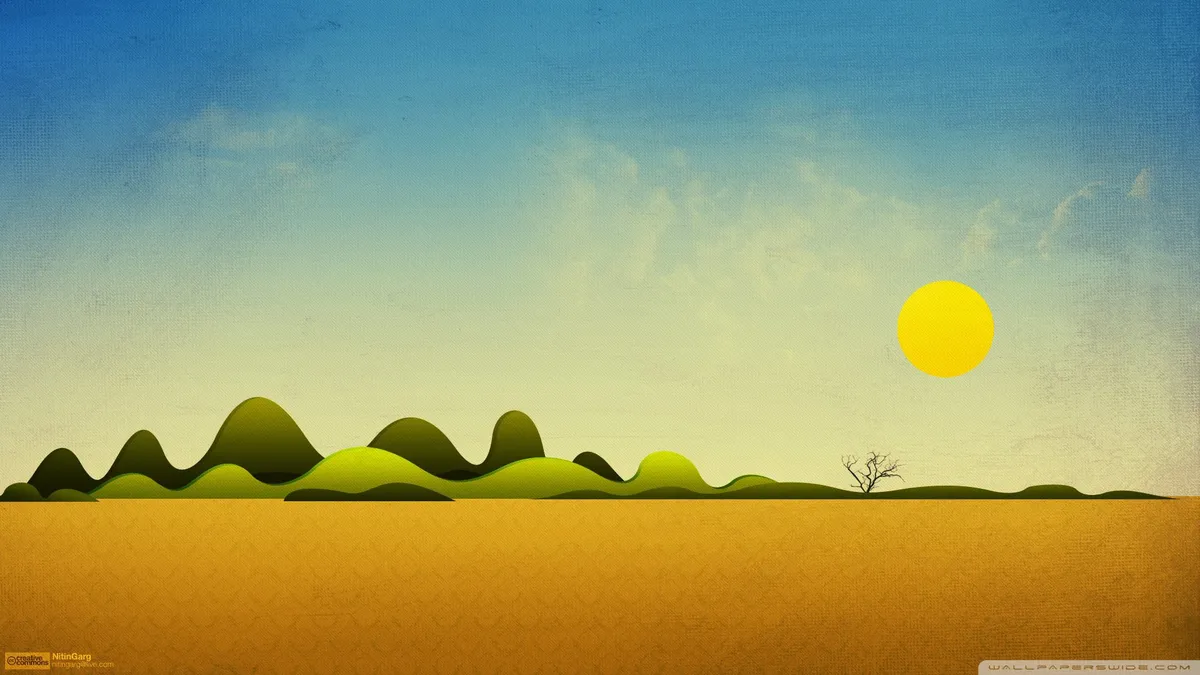
#> input picture imageProc/Simple.webp, 1200 x 675 px
$ python -i final_project_template.py   (imports and definitions only)   (older library calls are emulated)
#> lines starting #> are read from the running program, lines starting #| are printed output that depends on the picture; after the words box and inside, x2 and y2 are one past the last pixel; in counts of white or black regions, pixels touching at a corner belong together
#> further down, picture is the input picture: shape (675, 1200, 3); mean B, G, R 112.9, 158.8, 153.1
##################################################################################
# Libraries

import cv2
import numpy as np
import matplotlib.pyplot as plt

##################################################################################
# Variables to map the numeric values to the filter names.  We will use later.
PREVIEW   = 0   # Preview Mode
GRAY      = 1   # Grayscale Filter
THRESHOLD = 2   # Threshold Filter
SKIN_DETECTION = 3   # Threshold Filter
GAUSSIAN = 4   # Threshold Filter
EDGE_DETECTION = 5   # Threshold Filter
OBJECT_DETECTION = 6   # Threshold Filter

##################################################################################
# All your filter and tracker functions.
# [39 lines left out: functions Threshold_filter, Skin_detection, not called in this run]

def Gaussian(frame):
    # Initialization of 5x5 Guassian kernel
    gaussian_filter = np.array([[1,4,7,4,1],[4,16,26,16,4],[7,26,41,26,7],[4,16,26,16,4],[1,4,7,4,1]], dtype=np.float32)/273

    frame = cv2.filter2D(frame, -1, gaussian_filter)

    return frame

def Edge_detection(frame):
    frame = Gaussian(frame)
    frame = cv2.cvtColor(frame, cv2.COLOR_BGR2GRAY)
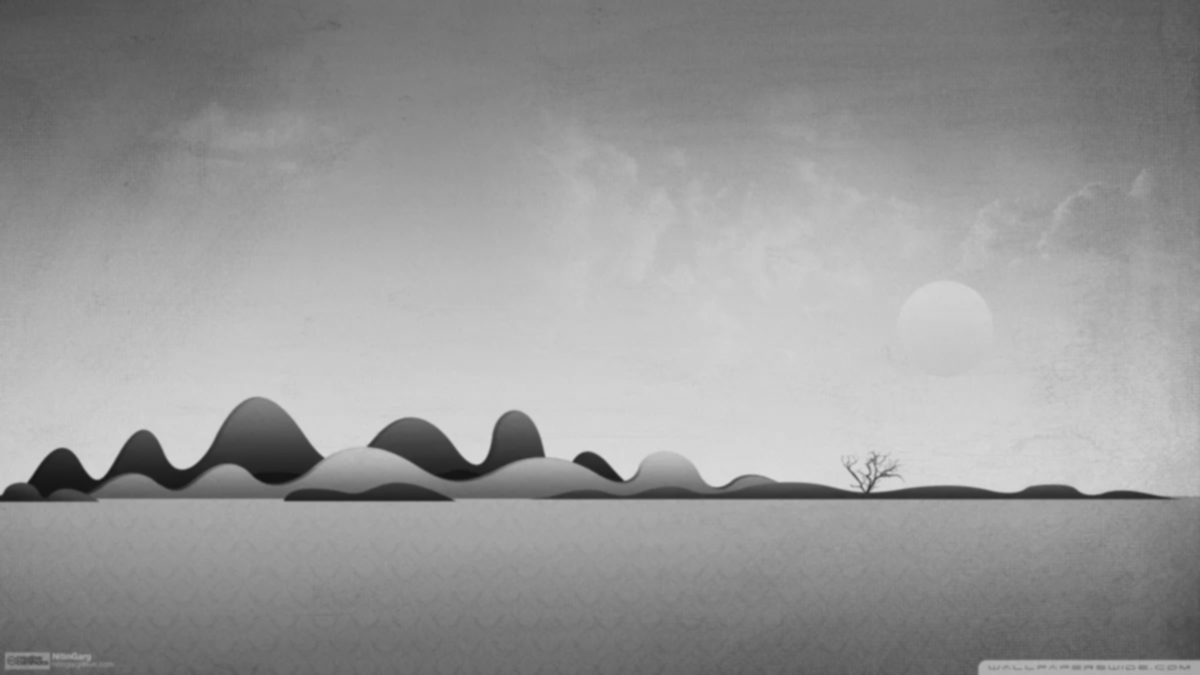
#> frame: shape (675, 1200); min 19, max 219, mean 151.9

    frame = (cv2.Sobel(frame, cv2.CV_64F,1,1,5) * 20).clip(0,255).astype(np.uint8)
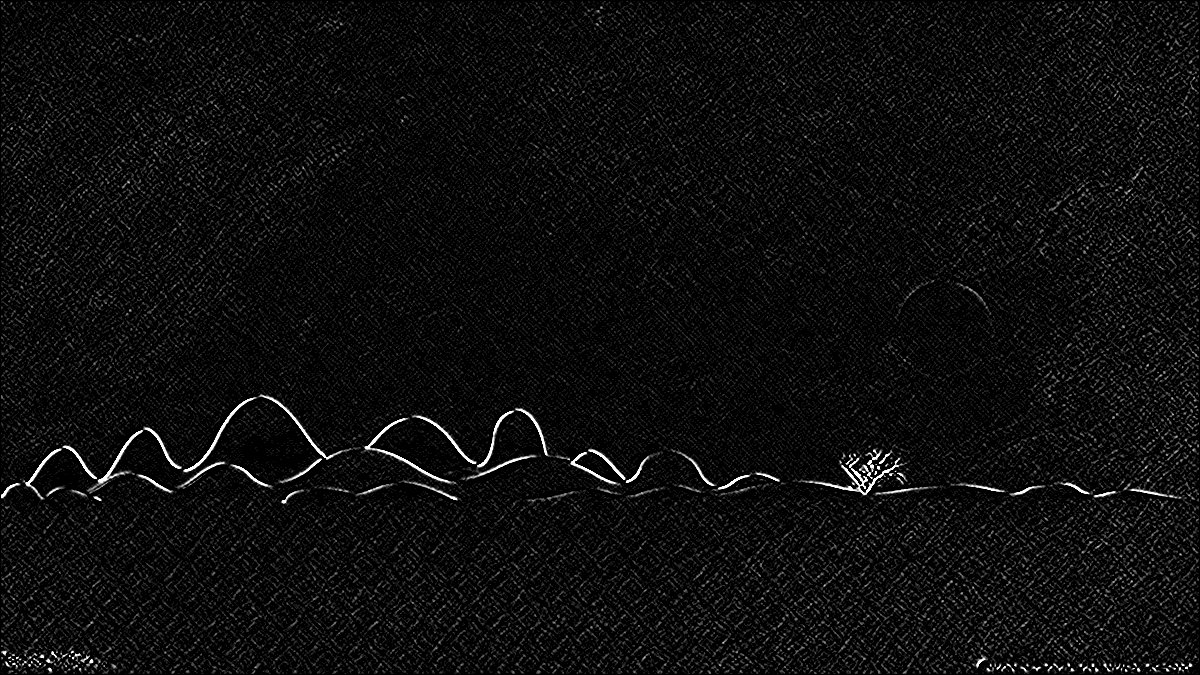
#> frame: shape (675, 1200); min 0, max 255, mean 13.5
    frame = Gaussian(frame)
    ret, frame = cv2.threshold(frame, 80, 255,cv2.THRESH_BINARY)
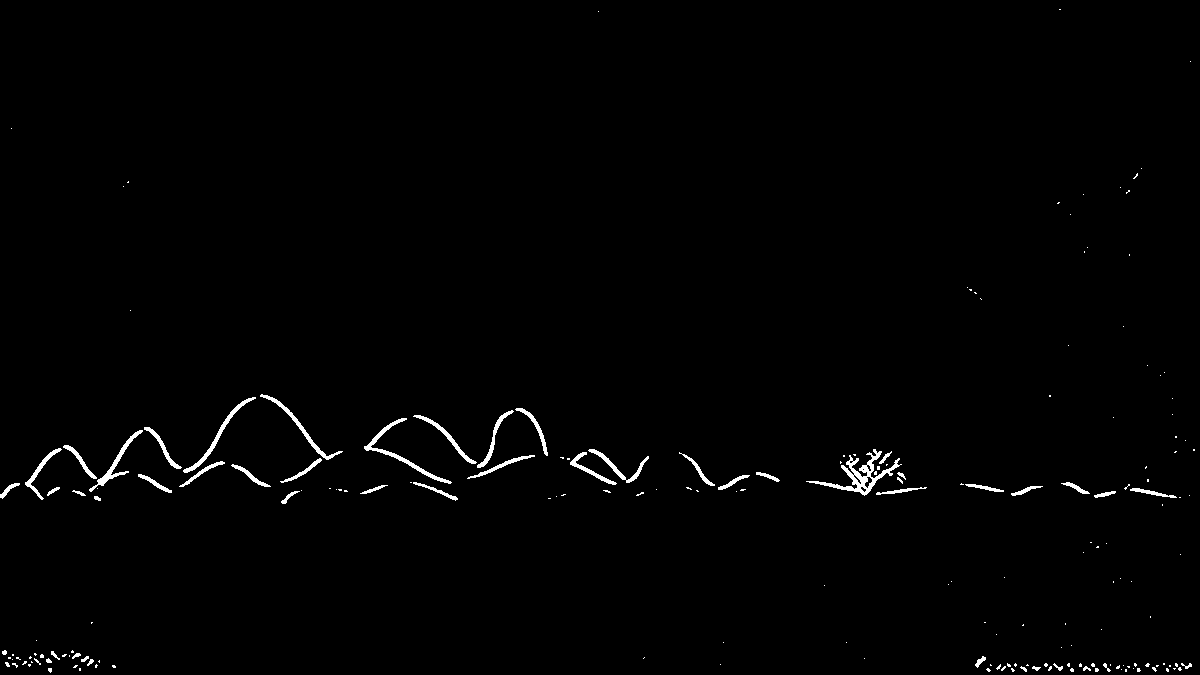
#> frame: shape (675, 1200); 1.1% white; 198 white regions (149 under 20 px), largest, box (x1, y1, x2, y2) and area: (806, 449, 902, 496) 943, (364, 418, 452, 484) 551, (183, 397, 256, 473) 438

    return frame

# [24 lines left out: function Object_detection, not called in this run]
##################################################################################
# The video image loop.

# Create a VideoCapture object and read from input file
# If the input is taken from the camera, pass 0 instead of the video file name.
# [1 line not run here, left out]

# Variable to keep track of the current image filter. Default set to Preview.
image_filter = PREVIEW

# Video Loop
# [69 lines not run here, left out]

>>> import cv2
>>> picture = cv2.imread('Simple.webp')
>>> result = Edge_detection(picture)

$ run again, on imageProc/obama.webp
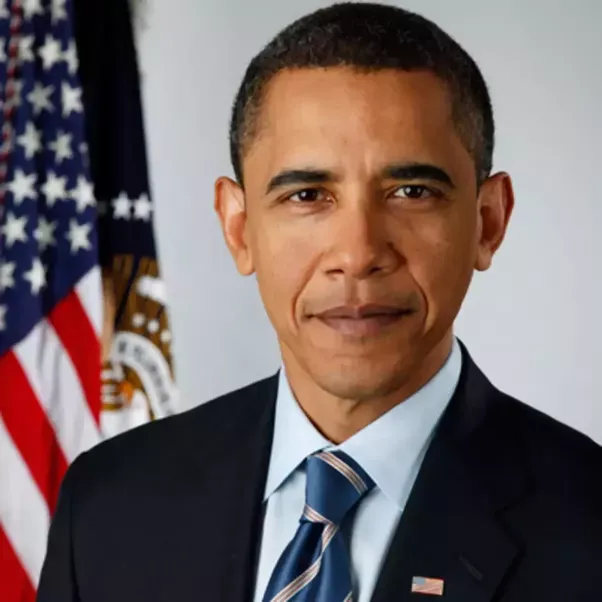
#> input picture imageProc/obama.webp, 602 x 602 px
#> picture is the input picture: shape (602, 602, 3); mean B, G, R 100.5, 102.1, 117
#> in Edge_detection, `frame = cv2.cvtColor(frame, cv2.COLOR_BGR2GRAY)`:
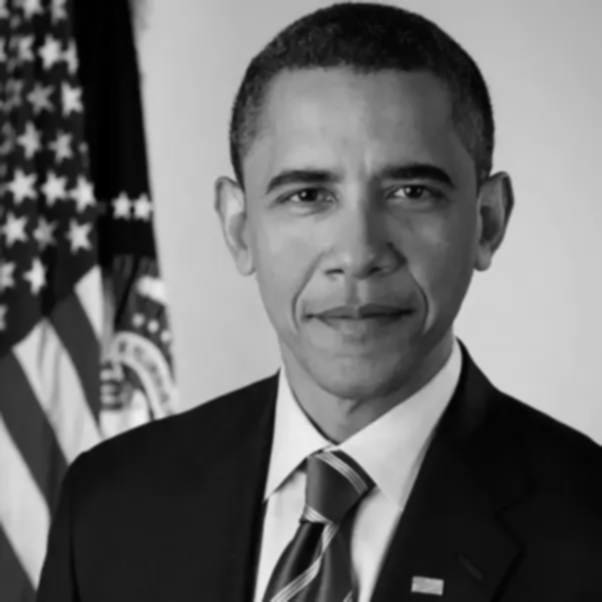
#> frame: shape (602, 602); min 0, max 239, mean 106.4
#> in Edge_detection, `ret, frame = cv2.threshold(frame, 80, 255,cv2.THRESH_BINARY)`:
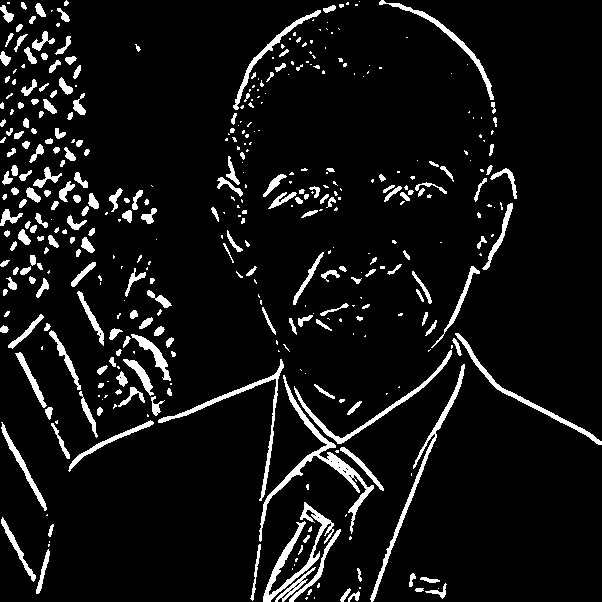
#> frame: shape (602, 602); 7.4% white; 411 white regions (196 under 20 px), largest, box (x1, y1, x2, y2) and area: (259, 375, 374, 542) 1731, (263, 502, 334, 602) 1290, (370, 364, 465, 602) 1162
